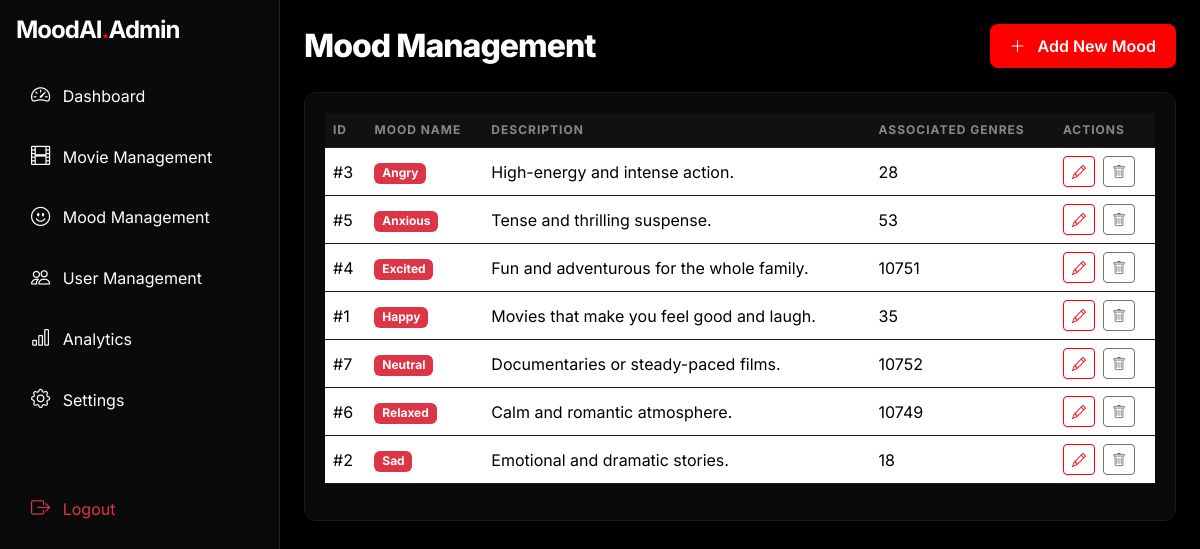
The app's page /admin/moods/index.php (signed in) with its own data.
### tables this page shows
CREATE TABLE IF NOT EXISTS `moods` (
  `id` int(11) NOT NULL AUTO_INCREMENT,
  `name` varchar(50) NOT NULL UNIQUE,
  `description` text DEFAULT NULL,
  `associated_genres` varchar(100) DEFAULT NULL,  
  `created_at` datetime DEFAULT CURRENT_TIMESTAMP,
  PRIMARY KEY (`id`)
);

### admin/moods/index.php (the view, shortened to what this page needs)
<?php
$base_url = '../';
require_once '../includes/admin_header.php';
try {
    $stmt = $pdo->query("SELECT * FROM moods ORDER BY name ASC");
    $moods = $stmt->fetchAll();
} catch (Exception $e) {
    $moods = [];
    $error = $e->getMessage();
}
?>
<div class="d-flex justify-content-between align-items-center mb-4">
    <h2 class="section-title mb-0">Mood Management</h2>
    <a href="add_edit.php" class="btn btn-premium">
        <i class="bi bi-plus-lg me-2"></i> Add New Mood
    </a>
</div>
<div class="premium-card">
    <div class="table-responsive">
        <table class="table">
            <thead>
                <tr>
                    <th>ID</th>
                    <th>Mood Name</th>
                    <th>Description</th>
                    <th>Associated Genres</th>
                    <th>Actions</th>
                </tr>
            </thead>
            <tbody>
                <?php if (empty($moods)): ?>
                    <tr>
                        <td colspan="5" class="text-center py-5 text-muted">No moods found. Click "Add New Mood" to get started.</td>
                    </tr>
                <?php else: ?>
                    <?php foreach ($moods as $mood): ?>
                        <tr>
                            <td>#<?php echo $mood['id']; ?></td>
                            <td><span class="badge bg-danger"><?php echo htmlspecialchars($mood['name']); ?></span></td>
                            <td><?php echo htmlspecialchars($mood['description']); ?></td>
                            <td><?php echo htmlspecialchars($mood['associated_genres']); ?></td>
                            <td>
                                <div class="d-flex gap-2">
                                    <a href="add_edit.php?id=<?php echo $mood['id']; ?>" class="btn btn-sm btn-outline-premium">
                                        <i class="bi bi-pencil"></i>
                                    </a>
                                    <button class="btn btn-sm btn-outline-secondary delete-mood" data-id="<?php echo $mood['id']; ?>">
                                        <i class="bi bi-trash"></i>
                                    </button>
                                </div>
                            </td>
                        </tr>
                    <?php endforeach; ?>
                <?php endif; ?>
            </tbody>
        </table>
    </div>
</div>
<?php require_once '../includes/admin_footer.php'; ?>

### admin/includes/admin_header.php (shortened to what this page needs)
<!DOCTYPE html>
<html lang="en">
<head>
    <link href="https://cdn.jsdelivr.net/npm/bootstrap@5.3.3/dist/css/bootstrap.min.css" rel="stylesheet">
    <link rel="stylesheet" href="https://cdn.jsdelivr.net/npm/bootstrap-icons@1.11.3/font/bootstrap-icons.min.css">
    <link rel="stylesheet" href="<?php echo $base_url ?? '../'; ?>assets/css/admin_style.css">
</head>
<body class="bg-black text-white">
    <div class="d-flex">
        <nav class="admin-sidebar p-3 border-end border-dark">
            <h4 class="fw-bold mb-4 logo-text">MoodAI<span>.</span>Admin</h4>
            <ul class="nav flex-column gap-2">
                <li class="nav-item">
                    <a href="<?php echo $base_url ?? '../'; ?>dashboard.php" class="nav-link text-white">
                        <i class="bi bi-speedometer2 me-2"></i> Dashboard
                    </a>
                </li>
                <li class="nav-item">
                    <a href="<?php echo $base_url ?? '../'; ?>movies/index.php" class="nav-link text-white">
                        <i class="bi bi-film me-2"></i> Movie Management
                    </a>
                </li>
                <li class="nav-item">
                    <a href="<?php echo $base_url ?? '../'; ?>moods/index.php" class="nav-link text-white">
                        <i class="bi bi-emoji-smile me-2"></i> Mood Management
                    </a>
                </li>
                <li class="nav-item">
                    <a href="<?php echo $base_url ?? '../'; ?>users/index.php" class="nav-link text-white">
                        <i class="bi bi-people me-2"></i> User Management
                    </a>
                </li>
                <li class="nav-item">
                    <a href="<?php echo $base_url ?? '../'; ?>analytics/index.php" class="nav-link text-white">
                        <i class="bi bi-bar-chart me-2"></i> Analytics
                    </a>
                </li>
                <li class="nav-item">
                    <a href="<?php echo $base_url ?? '../'; ?>settings/index.php" class="nav-link text-white">
                        <i class="bi bi-gear me-2"></i> Settings
                    </a>
                </li>
                <li class="nav-item mt-5">
                    <a href="<?php echo $base_url ?? '../'; ?>logout.php" class="nav-link text-danger">
                        <i class="bi bi-box-arrow-right me-2"></i> Logout
                    </a>
                </li>
            </ul>
        </nav>
        <main class="flex-grow-1 p-4">

### admin/includes/admin_footer.php (shortened to what this page needs)
        </main>
    </div>
</body>
</html>

### admin/assets/css/admin_style.css (style rules this page uses)
:root { --accent-red: #FF0000; --deep-red: #950101; --dark-bg: #000000; --card-bg: #0a0a0a; }
body { font-family: 'Inter', sans-serif; }
.admin-sidebar { width: 280px; min-height: 100vh; background: var(--card-bg); }
.logo-text { color: white; letter-spacing: -1px; }
.logo-text span { color: var(--accent-red); }
.nav-link { border-radius: 8px; transition: 0.3s; padding: 12px 15px; }
.nav-link i { font-size: 1.2rem; }
.premium-card { background: var(--card-bg); border: 1px solid #1a1a1a; border-radius: 12px; padding: 20px; transition: 0.3s; }
.section-title { font-weight: 800; letter-spacing: -1px; margin-bottom: 30px; }
.btn-premium { background: var(--accent-red); color: white; border: none; padding: 10px 20px; border-radius: 8px; font-weight: 600; transition: 0.3s; }
.btn-outline-premium { background: transparent; border: 1px solid var(--accent-red); color: var(--accent-red); }
.table { color: #e0e0e0; }
.table thead th { background: #111; border-color: #222; color: #888; text-transform: uppercase; font-size: 0.75rem; letter-spacing: 1px; }
.table td { border-color: #1a1a1a; vertical-align: middle; }

### records on screen
moods: id "3", name "Angry", description "High-energy and intense action.", associated_genres "28"
moods: id "5", name "Anxious", description "Tense and thrilling suspense.", associated_genres "53"
moods: id "4", name "Excited", description "Fun and adventurous for the whole family.", associated_genres "10751"
moods: id "1", name "Happy", description "Movies that make you feel good and laugh.", associated_genres "35"
moods: id "7", name "Neutral", description "Documentaries or steady-paced films.", associated_genres "10752"
moods: id "6", name "Relaxed", description "Calm and romantic atmosphere.", associated_genres "10749"
moods: id "2", name "Sad", description "Emotional and dramatic stories.", associated_genres "18"
